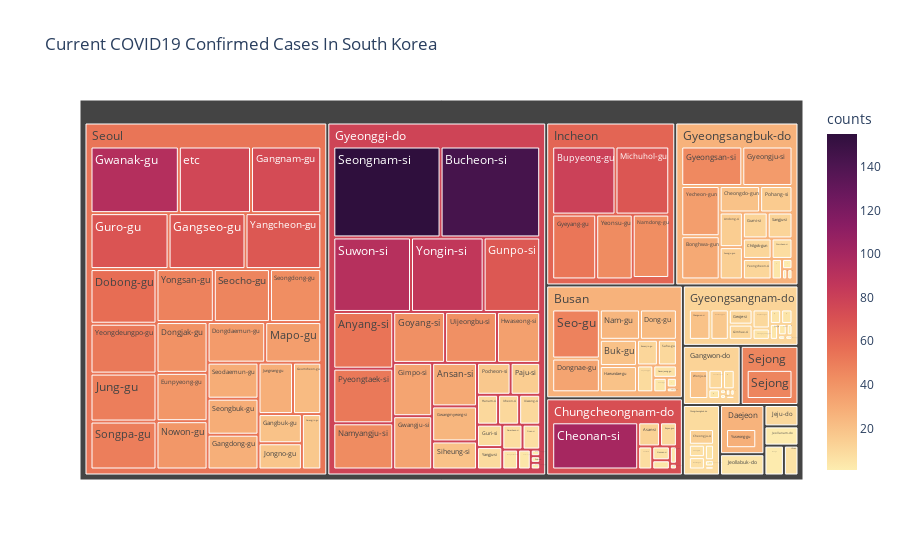

The code cell stored with this chart in its notebook:
### Code cell
fig = px.treemap(result, path=['province','city'], values='counts',
                  color='counts', hover_data=['city'],
                  color_continuous_scale='matter', title='Current COVID19 Confirmed Cases In South Korea')
fig.show()

### Figure 1 — Plotly figure (JSON) as saved in the notebook; plotly's stock layout.template omitted (floating-point values rounded to 4 significant figures; data arrays with more than 128 entries replaced by an {"elided": "..."} marker saying what was removed)
{"data": [{"branchvalues": "total", "customdata": {"elided": "164x2 mixed values"}, "domain": {"x": [0.0, 1.0], "y": [0.0, 1.0]}, "hovertemplate": "labels=%{label}<br>counts_sum=%{value}<br>parent=%{parent}<br>id=%{id}<br>city=%{customdata[0]}<br>counts=%{color}<extra></extra>", "ids": {"elided": "164 str values"}, "labels": {"elided": "164 str values"}, "marker": {"coloraxis": "coloraxis", "colors": {"elided": "164 float values"}}, "name": "", "parents": {"elided": "164 str values"}, "type": "treemap", "values": {"elided": "164 int values"}}], "layout": {"coloraxis": {"colorbar": {"title": {"text": "counts"}}, "colorscale": [[0.0, "rgb(253, 237, 176)"], [0.09091, "rgb(250, 205, 145)"], [0.1818, "rgb(246, 173, 119)"], [0.2727, "rgb(240, 142, 98)"], [0.3636, "rgb(231, 109, 84)"], [0.4545, "rgb(216, 80, 83)"], [0.5455, "rgb(195, 56, 90)"], [0.6364, "rgb(168, 40, 96)"], [0.7273, "rgb(138, 29, 99)"], [0.8182, "rgb(107, 24, 93)"], [0.9091, "rgb(76, 21, 80)"], [1.0, "rgb(47, 15, 61)"]]}, "legend": {"tracegroupgap": 0}, "title": {"text": "Current COVID19 Confirmed Cases In South Korea"}}}
